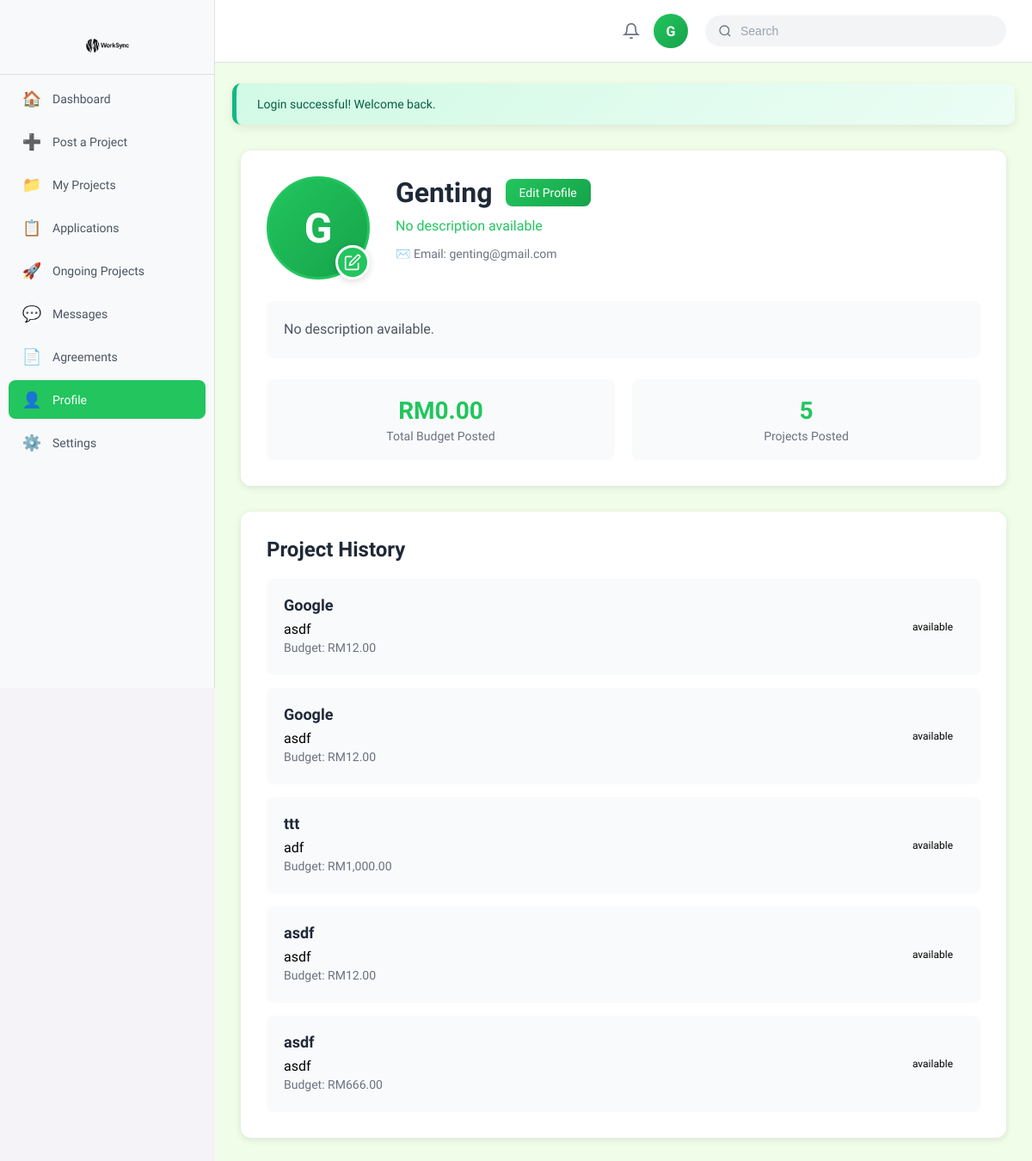
The page /page/client_profile.php (signed in) on the database its author committed.
### tables this page shows
CREATE TABLE
  `client` (
    `ClientID` int (11) NOT NULL,
    `CompanyName` varchar(255) DEFAULT NULL,
    `Description` text DEFAULT NULL,
    `Email` varchar(255) DEFAULT NULL,
    `Password` varchar(255) DEFAULT NULL,
    `PhoneNo` varchar(50) DEFAULT NULL,
    `ProfilePicture` varchar(500) DEFAULT NULL,
    `Status` varchar(50) DEFAULT NULL,
    `Address` text DEFAULT NULL,
    `JoinedDate` timestamp NOT NULL DEFAULT current_timestamp(),
    `isDelete` tinyint (1) DEFAULT 0
  );

CREATE TABLE
  `job` (
    `JobID` int (11) NOT NULL,
    `ClientID` int (11) DEFAULT NULL,
    `Title` varchar(255) DEFAULT NULL,
    `Description` text DEFAULT NULL,
    `Budget` decimal(10, 2) DEFAULT NULL,
    `DeliveryTime` int (11) NOT NULL,
    `Deadline` date DEFAULT NULL,
    `Status` enum ('available', 'deleted', 'complete', 'processing') NOT NULL DEFAULT 'available',
    `PostDate` date DEFAULT NULL
  );

### page/client_profile.php (the view, shortened to what this page needs)
<?php
$conn = getDBConnection();
$client_id = $_SESSION['user_id'];
$stmt = $conn->prepare("SELECT ClientID, CompanyName, Description, Email, PhoneNo, Address, Status, ProfilePicture FROM client WHERE ClientID = ?");
$stmt->bind_param("i", $client_id);
$stmt->execute();
$result = $stmt->get_result();
$client = $result->fetch_assoc();
$stmt = $conn->prepare("
    SELECT COALESCE(SUM(Budget), 0) as total_budget
    FROM job
    WHERE ClientID = ? AND Status = 'complete'
");
$stmt->bind_param("i", $client_id);
$stmt->execute();
$total_budget_result = $stmt->get_result();
$total_budget = $total_budget_result->fetch_assoc()['total_budget'];
$stmt = $conn->prepare("SELECT COUNT(*) as project_count FROM job WHERE ClientID = ?");
$stmt->bind_param("i", $client_id);
$stmt->execute();
$project_count_result = $stmt->get_result();
$project_count = $project_count_result->fetch_assoc()['project_count'];
$stmt = $conn->prepare("
    SELECT
        JobID,
        Title,
        Budget,
        Status,
        PostDate,
        Description
    FROM job
    WHERE ClientID = ?
    ORDER BY PostDate DESC
    LIMIT 10
");
$stmt->bind_param("i", $client_id);
$stmt->execute();
$projects_result = $stmt->get_result();
$projects = [];
while ($row = $projects_result->fetch_assoc()) {
    $projects[] = $row;
}
?>
<!DOCTYPE html>
<html lang="en">
<head>
    <link rel="stylesheet" href="/assets/css/style.css">
    <link rel="stylesheet" href="/assets/css/dashboard.css">
    <link rel="stylesheet" href="/assets/css/profile.css">
</head>
<body class="profile-page">
    <div class="profile-layout">
        <?php include '../includes/client_sidebar.php'; ?>
        <main class="main-content">
            <?php include '../includes/header.php'; ?>
            <?php if (isset($_SESSION['success'])): ?>
                <div class="alert alert-success">
                    <?php echo htmlspecialchars($_SESSION['success']);
                    unset($_SESSION['success']); ?>
                </div>
            <?php endif; ?>
            <div class="profile-card">
                <div class="profile-header-section">
                    <div class="profile-image-container">
                        <?php if ($client['ProfilePicture'] && file_exists('../' . $client['ProfilePicture'])): ?>
                            <img src="/<?php echo htmlspecialchars($client['ProfilePicture']); ?>" alt="Profile Picture" class="profile-picture">
                        <?php else: ?>
                            <div class="avatar-large"><?php echo strtoupper(substr($client['CompanyName'] ?: 'C', 0, 1)); ?></div>
                        <?php endif; ?>
                        <label for="profile_picture_input" class="upload-icon-button" title="Upload profile picture">
                            <svg class="pencil-icon" viewBox="0 0 24 24" fill="none" stroke="currentColor" stroke-width="2">
                                <path d="M11 4H4a2 2 0 0 0-2 2v14a2 2 0 0 0 2 2h14a2 2 0 0 0 2-2v-7"></path>
                                <path d="M18.5 2.5a2.121 2.121 0 0 1 3 3L12 15l-4 1 1-4 9.5-9.5z"></path>
                            </svg>
                        </label>
                    </div>
                    <div class="profile-info">
                        <h1 class="profile-name">
                            <?php echo htmlspecialchars($client['CompanyName'] ?: 'Client'); ?>
                            <a href="edit_client_profile.php" class="edit-profile-btn">Edit Profile</a>
                        </h1>
                        <p class="profile-tagline"><?php echo htmlspecialchars($client['Description'] ?: 'No description available'); ?></p>
                        <div class="profile-details">
                            <span class="detail-item">✉️ Email: <?php echo htmlspecialchars($client['Email']); ?></span>
                        </div>
                    </div>
                </div>
                <div class="profile-description">
                    <p><?php echo htmlspecialchars($client['Description'] ?: 'No description available.'); ?></p>
                </div>
                <div class="profile-stats">
                    <div class="stat-box">
                        <div class="stat-value">RM<?php echo number_format($total_budget, 2); ?></div>
                        <div class="stat-label">Total Budget Posted</div>
                    </div>
                    <div class="stat-box">
                        <div class="stat-value"><?php echo $project_count; ?></div>
                        <div class="stat-label">Projects Posted</div>
                    </div>
                </div>
            </div>
            <div class="project-history-card">
                <h2 class="section-title">Project History</h2>
                <div class="project-list">
                    <?php if (empty($projects)): ?>
                        <p class="no-projects">No projects yet. <a href="createJob.php">Post your first project</a>!</p>
                    <?php else: ?>
                        <?php foreach ($projects as $project): ?>
                            <div class="project-item">
                                <div class="project-info">
                                    <h3 class="project-title"><?php echo htmlspecialchars($project['Title']); ?></h3>
                                    <p class="project-description"><?php echo htmlspecialchars(substr($project['Description'], 0, 100)) . (strlen($project['Description']) > 100 ? '...' : ''); ?></p>
                                    <p class="project-budget">Budget: RM<?php echo number_format($project['Budget'], 2); ?></p>
                                </div>
                                <div class="project-status">
                                    <?php
                                    $status = $project['Status'];
                                    $status_class = strtolower(str_replace(' ', '-', $status));
                                    ?>
                                    <span class="status-badge status-<?php echo $status_class; ?>"><?php echo htmlspecialchars($status); ?></span>
                                </div>
                            </div>
                        <?php endforeach; ?>
                    <?php endif; ?>
                </div>
            </div>
        </main>
    </div>
</body>
</html>

### assets/css/style.css (style rules this page uses)
* { margin: 0; padding: 0; box-sizing: border-box; }
body { font-family: 'Momo Trust Display', sans-serif; background: linear-gradient(135deg, #f0fde8 0%, #e6fdd5 100%); min-height: 100vh; align-items: center; justify-content: center; padding: 20px; }

### assets/css/profile.css (style rules this page uses)
body.profile-page { margin: 0; padding: 0; overflow-x: hidden; }
.profile-layout { display: flex; min-height: 100vh; background-color: #f5f3f7; width: 100%; }
.main-content { flex: 1; margin-left: 250px; padding: 0; width: calc(100% - 250px); min-height: 100vh; background-color: #f0fde8; }
.profile-card { background-color: white; border-radius: 12px; padding: 30px; margin: 30px auto; box-shadow: 0 2px 8px rgba(0, 0, 0, 0.1); width: calc(100% - 60px); max-width: 1200px; }
.profile-header-section { display: flex; gap: 30px; margin-bottom: 25px; align-items: flex-start; }
.profile-image-container { position: relative; width: 120px; height: 120px; flex-shrink: 0; }
.avatar-large { width: 120px; height: 120px; border-radius: 50%; background: linear-gradient(135deg, #22c55e 0%, #16a34a 100%); display: flex; align-items: center; justify-content: center; color: white; font-size: 48px; font-weight: 600; border: 3px solid #22c55e; }
.upload-icon-button { position: absolute; bottom: 0; right: 0; width: 40px; height: 40px; background-color: #22c55e; border: 3px solid white; border-radius: 50%; display: flex; align-items: center; justify-content: center; cursor: pointer; transition: all 0.3s ease; box-shadow: 0 2px 8px rgba(0, 0, 0, 0.15); }
.pencil-icon { width: 20px; height: 20px; color: white; stroke: white; }
.profile-info { flex: 1; position: relative; }
.profile-name { font-size: 32px; font-weight: 700; color: #1f2937; margin: 0 0 10px 0; display: flex; align-items: center; gap: 15px; flex-wrap: wrap; }
.profile-tagline { font-size: 16px; color: #22c55e; margin: 0 0 15px 0; font-weight: 500; }
.profile-details { display: flex; flex-wrap: wrap; gap: 20px; font-size: 14px; color: #6b7280; }
.detail-item { display: flex; align-items: center; gap: 5px; }
.edit-profile-btn { padding: 8px 16px; background: linear-gradient(135deg, #22c55e 0%, #16a34a 100%); color: white; text-decoration: none; border-radius: 8px; font-size: 14px; font-weight: 500; transition: all 0.2s; white-space: nowrap; display: inline-block; }
.profile-description { margin: 25px 0; padding: 20px; background-color: #f9fafb; border-radius: 8px; color: #4b5563; line-height: 1.6; }
.profile-stats { display: flex; gap: 20px; margin-top: 25px; }
.stat-box { flex: 1; padding: 20px; background-color: #f9fafb; border-radius: 8px; text-align: center; }
.stat-value { font-size: 28px; font-weight: 700; color: #22c55e; margin-bottom: 5px; }
.stat-label { font-size: 14px; color: #6b7280; }
.project-history-card { background-color: white; border-radius: 12px; padding: 30px; margin: 0 30px 30px 30px; box-shadow: 0 2px 8px rgba(0, 0, 0, 0.1); width: calc(100% - 60px); max-width: none; }
.section-title { font-size: 24px; font-weight: 700; color: #1f2937; margin: 0 0 20px 0; }
.project-list { display: flex; flex-direction: column; gap: 15px; }
.project-item { display: flex; justify-content: space-between; align-items: center; padding: 20px; background-color: #f9fafb; border-radius: 8px; transition: all 0.2s; }
.project-info { flex: 1; }
.project-title { font-size: 18px; font-weight: 600; color: #1f2937; margin: 0 0 8px 0; }
.project-freelancer, .project-budget { font-size: 14px; color: #6b7280; margin: 4px 0; }
.project-status { flex-shrink: 0; }
.status-badge { display: inline-block; padding: 6px 12px; border-radius: 20px; font-size: 12px; font-weight: 500; }
.alert, .success-message, .error-message { padding: 16px 24px; margin: 24px 20px; border-radius: 10px; font-size: 14px; font-weight: 500; border-left: 5px solid; box-shadow: 0 4px 12px rgba(0, 0, 0, 0.08); animation: messageShowIn 0.4s ease-out forwards; }
.alert-success, .success-message { background: linear-gradient(135deg, #d1fae5 0%, #ecfdf5 100%); color: #065f46; border-left-color: #10b981; }
.message-show { animation: messageShowIn 0.4s ease-out forwards; }

### rows shown on the page
client: CompanyName "G", CompanyName "Genting", Description "No description available", Email "genting@gmail.com", Description "No description available."
job: Title "Google", Description "asdf", Budget "12.00", Status "available"
job: Title "Google", Description "asdf", Budget "12.00", Status "available"
job: Title "ttt", Description "adf", Budget "1,000.00", Status "available"
job: Title "asdf", Description "asdf", Budget "12.00", Status "available"
job: Title "asdf", Description "asdf", Budget "666.00", Status "available"

### other values the page prints
$initials "G"
$_SESSION['success'] "Login successful! Welcome back."
$total_budget "0.00"
$project_count "5"
